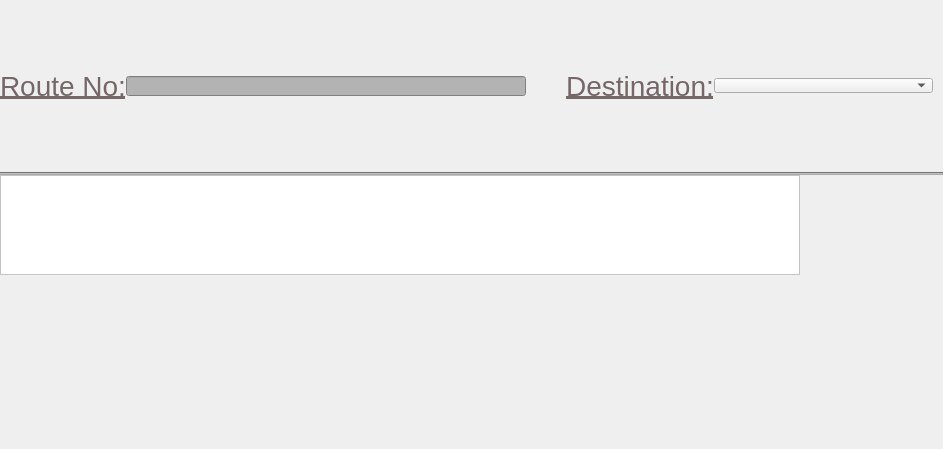
<?xml version="1.0" encoding="UTF-8"?>
<ui version="4.0">
 <class>route_selection</class>
 <widget class="QWidget" name="route_selection">
  <property name="geometry">
   <rect>
    <x>0</x>
    <y>0</y>
    <width>943</width>
    <height>449</height>
   </rect>
  </property>
  <property name="sizePolicy">
   <sizepolicy hsizetype="MinimumExpanding" vsizetype="MinimumExpanding">
    <horstretch>0</horstretch>
    <verstretch>0</verstretch>
   </sizepolicy>
  </property>
  <property name="windowTitle">
   <string>Form</string>
  </property>
  <layout class="QVBoxLayout" name="verticalLayout">
   <property name="spacing">
    <number>0</number>
   </property>
   <property name="sizeConstraint">
    <enum>QLayout::SetMinAndMaxSize</enum>
   </property>
   <property name="leftMargin">
    <number>0</number>
   </property>
   <property name="topMargin">
    <number>0</number>
   </property>
   <property name="rightMargin">
    <number>0</number>
   </property>
   <property name="bottomMargin">
    <number>2</number>
   </property>
   <item>
    <layout class="QHBoxLayout" name="horizontalLayout">
     <property name="sizeConstraint">
      <enum>QLayout::SetFixedSize</enum>
     </property>
     <item>
      <widget class="QLabel" name="label">
       <property name="sizePolicy">
        <sizepolicy hsizetype="MinimumExpanding" vsizetype="MinimumExpanding">
         <horstretch>0</horstretch>
         <verstretch>0</verstretch>
        </sizepolicy>
       </property>
       <property name="maximumSize">
        <size>
         <width>180</width>
         <height>16777215</height>
        </size>
       </property>
       <property name="font">
        <font>
         <pointsize>21</pointsize>
         <underline>true</underline>
        </font>
       </property>
       <property name="styleSheet">
        <string notr="true">color: rgb(117, 103, 103);</string>
       </property>
       <property name="text">
        <string>Route No:</string>
       </property>
       <property name="alignment">
        <set>Qt::AlignCenter</set>
       </property>
      </widget>
     </item>
     <item>
      <widget class="QLineEdit" name="lineEdit">
       <property name="enabled">
        <bool>true</bool>
       </property>
       <property name="sizePolicy">
        <sizepolicy hsizetype="MinimumExpanding" vsizetype="MinimumExpanding">
         <horstretch>0</horstretch>
         <verstretch>0</verstretch>
        </sizepolicy>
       </property>
       <property name="maximumSize">
        <size>
         <width>400</width>
         <height>20</height>
        </size>
       </property>
       <property name="font">
        <font>
         <pointsize>40</pointsize>
        </font>
       </property>
       <property name="styleSheet">
        <string notr="true">background-color: rgb(179, 179, 179);
border-color: rgb(117, 103, 103);</string>
       </property>
      </widget>
     </item>
     <item>
      <spacer name="horizontalSpacer">
       <property name="orientation">
        <enum>Qt::Horizontal</enum>
       </property>
       <property name="sizeType">
        <enum>QSizePolicy::MinimumExpanding</enum>
       </property>
       <property name="sizeHint" stdset="0">
        <size>
         <width>0</width>
         <height>0</height>
        </size>
       </property>
      </spacer>
     </item>
     <item>
      <widget class="QLabel" name="label_2">
       <property name="sizePolicy">
        <sizepolicy hsizetype="MinimumExpanding" vsizetype="MinimumExpanding">
         <horstretch>0</horstretch>
         <verstretch>0</verstretch>
        </sizepolicy>
       </property>
       <property name="font">
        <font>
         <pointsize>21</pointsize>
         <underline>true</underline>
        </font>
       </property>
       <property name="styleSheet">
        <string notr="true">color: rgb(117, 103, 103);</string>
       </property>
       <property name="text">
        <string>Destination:</string>
       </property>
       <property name="alignment">
        <set>Qt::AlignCenter</set>
       </property>
      </widget>
     </item>
     <item>
      <widget class="QComboBox" name="comboBox">
       <property name="sizePolicy">
        <sizepolicy hsizetype="MinimumExpanding" vsizetype="MinimumExpanding">
         <horstretch>0</horstretch>
         <verstretch>0</verstretch>
        </sizepolicy>
       </property>
       <property name="maximumSize">
        <size>
         <width>16777215</width>
         <height>15</height>
        </size>
       </property>
       <property name="font">
        <font>
         <pointsize>40</pointsize>
        </font>
       </property>
       <property name="styleSheet">
        <string notr="true">background-color: rgb(179, 179, 179);
QComboBox {
font-family: &quot;Sans Serif&quot;;
font-size: 40pt;
}</string>
       </property>
       <property name="sizeAdjustPolicy">
        <enum>QComboBox::AdjustToContentsOnFirstShow</enum>
       </property>
      </widget>
     </item>
     <item>
      <spacer name="horizontalSpacer_2">
       <property name="orientation">
        <enum>Qt::Horizontal</enum>
       </property>
       <property name="sizeType">
        <enum>QSizePolicy::Fixed</enum>
       </property>
       <property name="sizeHint" stdset="0">
        <size>
         <width>10</width>
         <height>10</height>
        </size>
       </property>
      </spacer>
     </item>
    </layout>
   </item>
   <item>
    <widget class="Line" name="line_2">
     <property name="styleSheet">
      <string notr="true">background-color: rgb(169, 169, 169);</string>
     </property>
     <property name="orientation">
      <enum>Qt::Horizontal</enum>
     </property>
    </widget>
   </item>
   <item>
    <widget class="QTableView" name="tableView">
     <property name="sizePolicy">
      <sizepolicy hsizetype="Fixed" vsizetype="Fixed">
       <horstretch>0</horstretch>
       <verstretch>0</verstretch>
      </sizepolicy>
     </property>
     <property name="maximumSize">
      <size>
       <width>800</width>
       <height>100</height>
      </size>
     </property>
     <property name="font">
      <font>
       <pointsize>35</pointsize>
      </font>
     </property>
     <property name="styleSheet">
      <string notr="true">QTableView{ background-color: rgb(255, 255, 255); }
QScrollBar:vertical { width: 80px; }
QScrollBar:vertical { background-color: rgb(179, 179, 179); }
QHeaderView{ background-color: rgb(179, 179, 179); }
QHeaderView { font-size: 25pt; }</string>
     </property>
     <property name="frameShadow">
      <enum>QFrame::Raised</enum>
     </property>
     <property name="verticalScrollBarPolicy">
      <enum>Qt::ScrollBarAsNeeded</enum>
     </property>
     <property name="sortingEnabled">
      <bool>false</bool>
     </property>
    </widget>
   </item>
   <item>
    <widget class="QStackedWidget" name="stackedWidget">
     <property name="sizePolicy">
      <sizepolicy hsizetype="MinimumExpanding" vsizetype="MinimumExpanding">
       <horstretch>0</horstretch>
       <verstretch>0</verstretch>
      </sizepolicy>
     </property>
     <property name="styleSheet">
      <string notr="true"/>
     </property>
     <property name="currentIndex">
      <number>0</number>
     </property>
     <widget class="QWidget" name="page"/>
     <widget class="QWidget" name="page_2"/>
    </widget>
   </item>
  </layout>
 </widget>
 <resources/>
 <connections/>
</ui>
